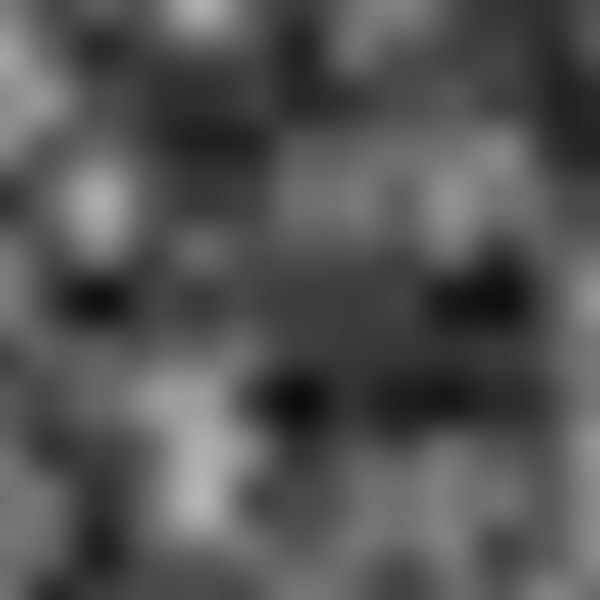
Frame 1 (no input)
Frame 60 (the mouse pressed at the canvas centre just before this capture): identical to frame 1, image omitted
Frame 120 (the mouse held since frame 60 and released just before this capture): identical to frame 1, image omitted

The Processing sketch that drew this single still picture (run headless with seeded random() and noise(); from frame 60 on, the mouse is pressed at the canvas centre):

// Processing sketch: blobtest
// ── blobtest.pde
PImage i;
float scale = 0.1;
void setup() {
  //some enviroment setup
  frameRate(60);
  colorMode(HSB);
  noiseDetail(2);
  size(600, 600);
  //initialize images
  i = new PImage(width, height);
  //generate noise map
}
void draw() {
  i.loadPixels();
  scale = 0.01;
  noiseDetail(2);
  for (int ix = 0; ix < i.width; ix++) {
    for (int iy=0; iy < i.height; iy++) {
      i.pixels[ix + (iy * i.width)] = color(noise(ix*scale, iy*scale)*255);
    }
  }
  i.updatePixels();
  image(i, 0, 0);
}
